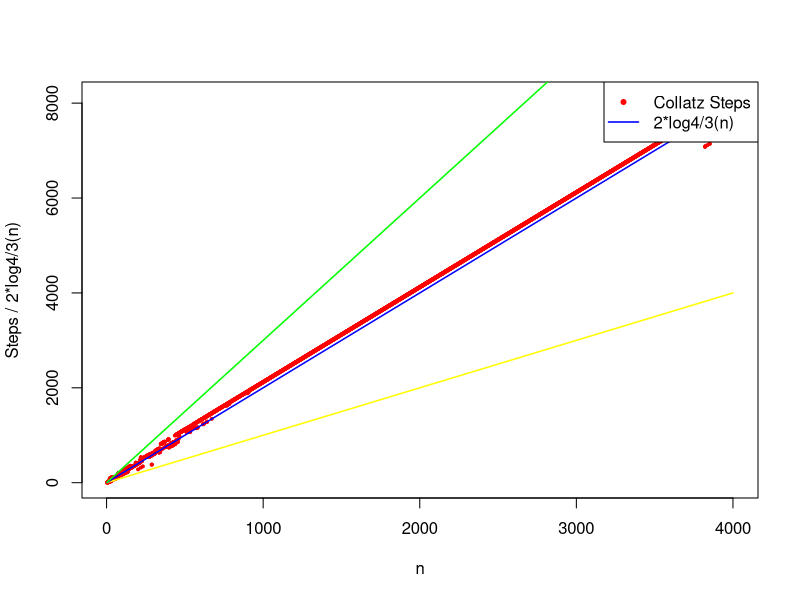
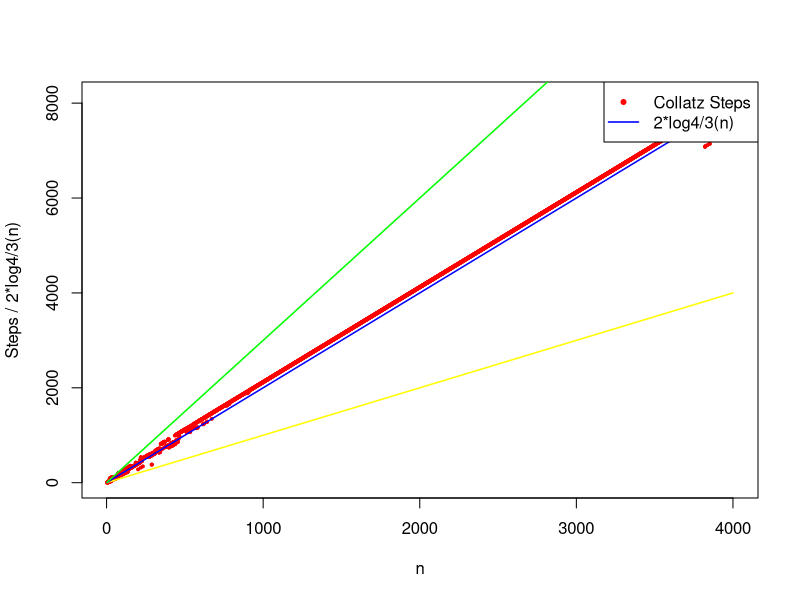

The R source for these figures, in order:
# خواندن دادهها از فایل خروجی C++
data <- read.table("Large_linear.txt", header = FALSE)
colnames(data) <- c("n", "steps")

# محاسبه دو برابر لگاریتم در مبنای چهار سوم
log_base <- log(4/3)
data$l1 <- data$n
data$l2 <- 2 * data$n
data$l3 <- 3 * data$n

# رسم نمودار
plot(data$n, data$steps, col="red", pch=20, cex=0.6, xlab="n", ylab="Steps / 2*log4/3(n)")
lines(data$n, data$l1, col="yellow", lwd=1.5)
lines(data$n, data$l2, col="blue", lwd=1.5)
lines(data$n, data$l3, col="green", lwd=1.5)

legend("topright", legend=c("Collatz Steps", "2*log4/3(n)"), col=c("red", "blue"), pch=c(20, NA), lty=c(NA, 1), lwd=c(NA, 1.5))
# ...existing code...

# ذخیره نمودار به عنوان فایل PNG
png("Large_linear.png", width=1400, height=600)

plot(data$n, data$steps, col="red", pch=20, cex=0.6, xlab="n", ylab="Steps / 2*log4/3(n)")
lines(data$n, data$l1, col="yellow", lwd=1.5)
lines(data$n, data$l2, col="blue", lwd=1.5)
lines(data$n, data$l3, col="green", lwd=1.5)
legend("topright", legend=c("Collatz Steps", "2*log4/3(n)"), col=c("red", "blue"), pch=c(20, NA), lty=c(NA, 1), lwd=c(NA, 1.5))

dev.off()
# ...existing code...